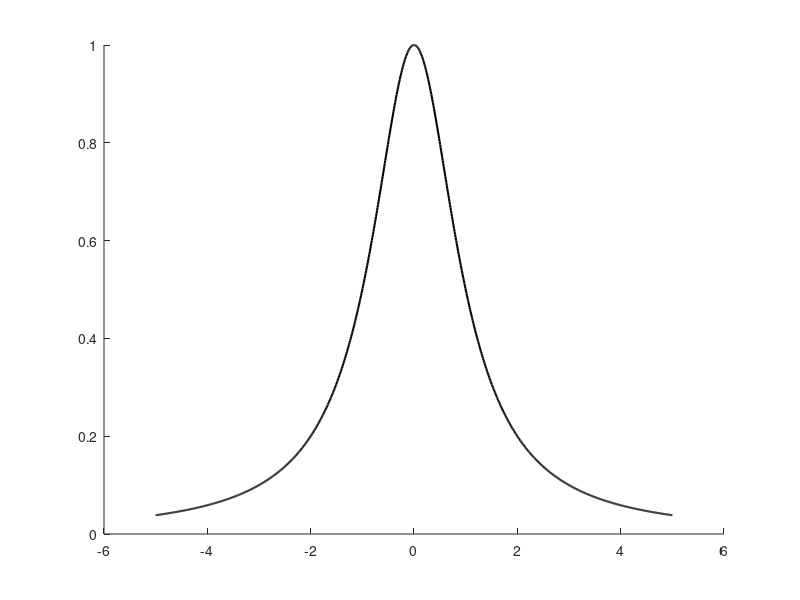

Write the MATLAB code that produced this figure. (Note: this script raises an error after producing the figure.)
% 任务 2
% 实验人: 杨跃浙

f = @(x) 1 ./ (1 + x.^2);

% 定义区间
a = -5; % 区间左端点
b = 5;  % 区间右端点

% 用于绘图的细化点
x_fine = linspace(a, b, 1000);
y_fine = f(x_fine);

% 不同阶数的插值
n_values = [1, 2, 3, 4, 5, 6, 8, 10]; % 插值点个数
colors = lines(length(n_values)); % 不同阶数的颜色
figure;
hold on;

% 绘制原函数
plot(x_fine, y_fine, 'k-', 'LineWidth', 1.5, 'DisplayName', 'f(x) = 1/(1+x^2)');

% 遍历不同阶数
for k = 1:length(n_values)
    n = n_values(k);
    % 等距插值点
    x_nodes = linspace(a, b, n + 1);
    y_nodes = f(x_nodes);

    % 调用拉格朗日插值函数
    y_interp = lagrange_yyz(x_nodes, y_nodes, x_fine);

    % 绘制插值曲线
    plot(x_fine, y_interp, '-', 'LineWidth', 1.2, 'Color', colors(k, :), ...
        'DisplayName', sprintf('L_{%d}(x)', n));
end

% 图形美化
legend('show');
title('Runge Phenomenon');
xlabel('x');
ylabel('y');
